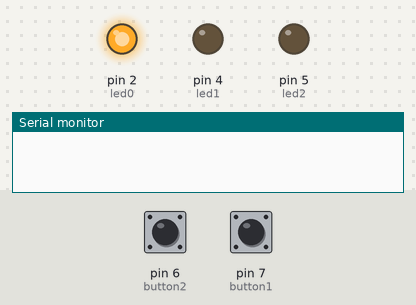
Recording of a sketch running on a simulated Arduino Uno, built with avr-gcc and run on an emulated ATmega328P. On the bench: output pins drawn as LEDs (lit = HIGH), the last lines printed to the serial monitor. The inputs (shaded band) are chosen by the test bench; at power-on: pin 7 (button1) LOW, pin 6 (button2) LOW. Pins used as bus, display or sensor lines are not drawn.

Above: at 1.2 s.
1.3 s: pin 7 (button1) pulled HIGH for 0.15 s
At 1.9 s:
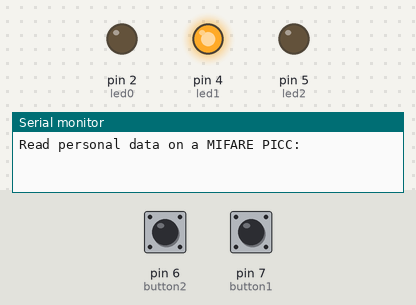
2.9 s: pin 6 (button2) pulled HIGH for 0.15 s
At 3.2 s:
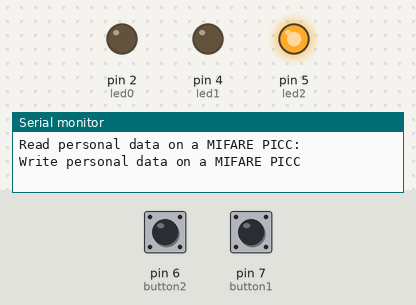
6.0 s: pin 7 (button1) pulled HIGH for 1 s
At 7.1 s:
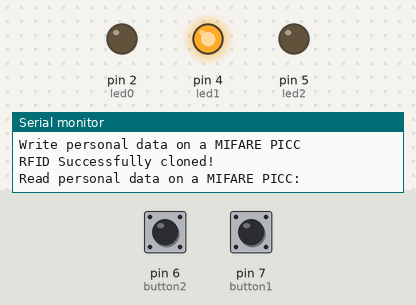
8.5 s: pin 6 (button2) pulled HIGH for 1 s
At 9.1 s:
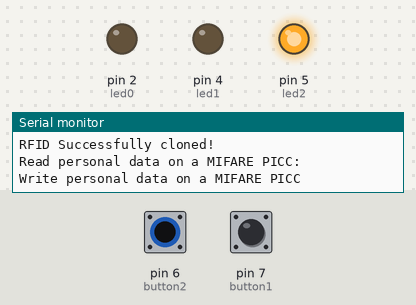
11.0 s: pin 7 (button1) pulled HIGH for 3.2 s
At 12.5 s:
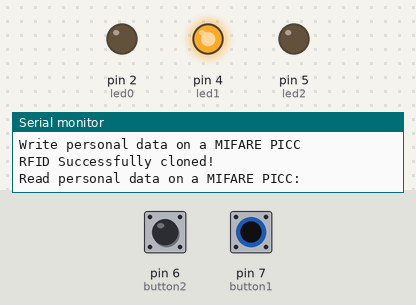
Timing chart, 0 to 14.0 s (numbered marks = the images above; inputs shaded):
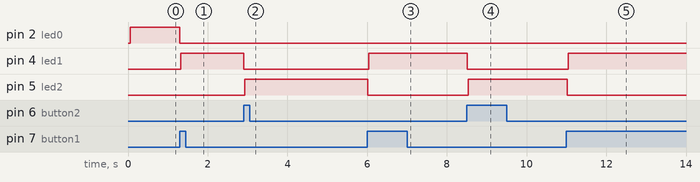

The sketch:

RFIDCloner.ino
```cpp
/*
 * Write personal data of a MIFARE RFID card using a RFID-RC522 reader
 * Uses MFRC522 - Library to use ARDUINO RFID MODULE KIT 13.56 MHZ WITH TAGS SPI W AND R BY COOQROBOT.
 * -----------------------------------------------------------------------------------------
 *             MFRC522      Arduino       Arduino   Arduino    Arduino          Arduino
 *             Reader/PCD   Uno/101       Mega      Nano v3    Leonardo/Micro   Pro Micro
 * Signal      Pin          Pin           Pin       Pin        Pin              Pin
 * -----------------------------------------------------------------------------------------
 * RST/Reset   RST          9             5         D9         RESET/ICSP-5     RST
 * SPI SS      SDA(SS)      10            53        D10        10               10
 * SPI MOSI    MOSI         11 / ICSP-4   51        D11        ICSP-4           16
 * SPI MISO    MISO         12 / ICSP-1   50        D12        ICSP-1           14
 * SPI SCK     SCK          13 / ICSP-3   52        D13        ICSP-3           15
 *
 * Hardware required:
 * Arduino
 * PCD (Proximity Coupling Device): NXP MFRC522 Contactless Reader IC
 * PICC (Proximity Integrated Circuit Card): A card or tag using the ISO 14443A interface, eg Mifare or NTAG203.
 * The reader can be found on eBay for around 5 dollars. Search for "mf-rc522" on ebay.com.
 */

#include <SPI.h>
#include <MFRC522.h>

#define RST_PIN         9           // Configurable, see typical pin layout above
#define SS_PIN          10          // Configurable, see typical pin layout above

#define button1         7
#define button2         6

#define led0            2
#define led1            4
#define led2            5

MFRC522 mfrc522(SS_PIN, RST_PIN);   // Create MFRC522 instance

// Auxiliary variables
int presentStep = 0;
int buttonState;

byte buffer2[18];
byte block = 1;

void setupRfid() {
  SPI.begin();               // Init SPI bus
  mfrc522.PCD_Init();        // Init MFRC522 card
  //Serial.println(F("Write personal data on a MIFARE PICC "));
}

void setupButtons() {
  pinMode(button1, INPUT);
  pinMode(button2, INPUT);
}

void setupLeds() {
  pinMode(led0, OUTPUT);
  pinMode(led1, OUTPUT);
  pinMode(led2, OUTPUT);
}

void setup() {
  Serial.begin(9600);        // Initialize serial communications with the PC

  setupRfid();

  setupButtons();

  setupLeds();

}

void writeData () {

  // Prepare key - all keys are set to FFFFFFFFFFFFh at chip delivery from the factory.
  MFRC522::MIFARE_Key key;
  for (byte i = 0; i < 6; i++) key.keyByte[i] = 0xFF;

  // Reset the loop if no new card present on the sensor/reader. This saves the entire process when idle.
  if ( ! mfrc522.PICC_IsNewCardPresent()) {
    return;
  }

  // Select one of the cards
  if ( ! mfrc522.PICC_ReadCardSerial()) {
    return;
  }

  Serial.print(F("Card UID:"));    //Dump UID
  for (byte i = 0; i < mfrc522.uid.size; i++) {
    Serial.print(mfrc522.uid.uidByte[i] < 0x10 ? " 0" : " ");
    Serial.print(mfrc522.uid.uidByte[i], HEX);
  }
  Serial.print(F(" PICC type: "));   // Dump PICC type
  MFRC522::PICC_Type piccType = mfrc522.PICC_GetType(mfrc522.uid.sak);
  Serial.println(mfrc522.PICC_GetTypeName(piccType));

  byte buffer[34];
  byte block;
  MFRC522::StatusCode status;
  byte len;

  block = 1;
  //Serial.println(F("Authenticating using key A..."));
  status = mfrc522.PCD_Authenticate(MFRC522::PICC_CMD_MF_AUTH_KEY_A, block, &key, &(mfrc522.uid));
  if (status != MFRC522::STATUS_OK) {
    Serial.print(F("PCD_Authenticate() failed: "));
    Serial.println(mfrc522.GetStatusCodeName(status));
    return;
  }
  else Serial.println(F("PCD_Authenticate() success: "));

  // Write block
  status = mfrc522.MIFARE_Write(block, buffer2, 16);
  if (status != MFRC522::STATUS_OK) {
    Serial.print(F("MIFARE_Write() failed: "));
    Serial.println(mfrc522.GetStatusCodeName(status));
    return;
  }
  else Serial.println(F("MIFARE_Write() success: "));

  block = 2;
  //Serial.println(F("Authenticating using key A..."));
  status = mfrc522.PCD_Authenticate(MFRC522::PICC_CMD_MF_AUTH_KEY_A, block, &key, &(mfrc522.uid));
  if (status != MFRC522::STATUS_OK) {
    Serial.print(F("PCD_Authenticate() failed: "));
    Serial.println(mfrc522.GetStatusCodeName(status));
    return;
  }

  // Write block
  status = mfrc522.MIFARE_Write(block, &buffer[16], 16);
  if (status != MFRC522::STATUS_OK) {
    Serial.print(F("MIFARE_Write() failed: "));
    Serial.println(mfrc522.GetStatusCodeName(status));
    return;
  }
  else Serial.println(F("MIFARE_Write() success: "));

  Serial.println(" ");
  mfrc522.PICC_HaltA(); // Halt PICC
  mfrc522.PCD_StopCrypto1();  // Stop encryption on PCD
}

void readData() {
  // Prepare key - all keys are set to FFFFFFFFFFFFh at chip delivery from the factory.
  MFRC522::MIFARE_Key key;
  for (byte i = 0; i < 6; i++) key.keyByte[i] = 0xFF;

  //some variables we need

  byte len;
  MFRC522::StatusCode status;

  //-------------------------------------------

  // Reset the loop if no new card present on the sensor/reader. This saves the entire process when idle.
  if ( ! mfrc522.PICC_IsNewCardPresent()) {
    return;
  }

  // Select one of the cards
  if ( ! mfrc522.PICC_ReadCardSerial()) {
    return;
  }

  Serial.println(F("**Card Detected:**"));

  //-------------------------------------------

  mfrc522.PICC_DumpDetailsToSerial(&(mfrc522.uid)); //dump some details about the card

  //mfrc522.PICC_DumpToSerial(&(mfrc522.uid));      //uncomment this to see all blocks in hex

  //-------------------------------------------

  Serial.print(F("Password: "));

  //---------------------------------------- GET LAST NAME

  status = mfrc522.PCD_Authenticate(MFRC522::PICC_CMD_MF_AUTH_KEY_A, 1, &key, &(mfrc522.uid)); //line 834
  if (status != MFRC522::STATUS_OK) {
    Serial.print(F("Authentication failed: "));
    Serial.println(mfrc522.GetStatusCodeName(status));
    return;
  }

  status = mfrc522.MIFARE_Read(block, buffer2, &len);
  if (status != MFRC522::STATUS_OK) {
    Serial.print(F("Reading failed: "));
    Serial.println(mfrc522.GetStatusCodeName(status));
    return;
  }

  //PRINT LAST NAME
  for (uint8_t i = 0; i < 16; i++) {
    Serial.write(buffer2[i] );
  }


  //----------------------------------------

  Serial.println(F("\n**End Reading**\n"));

  delay(1000); //change value if you want to read cards faster

  mfrc522.PICC_HaltA();
  mfrc522.PCD_StopCrypto1();
}

void loop() {
  if (presentStep == 0) {
    //LED Vermelho
    digitalWrite(led0, HIGH);

    buttonState = digitalRead(button1);

    //Serial.println(buttonState);

    if (buttonState == HIGH) {
      digitalWrite(led0, LOW);

      presentStep = 1;

      Serial.println(F("Read personal data on a MIFARE PICC:"));    //shows in serial that it is ready to read
    }

  } else if (presentStep == 1) {
    readData();

    digitalWrite(led1, HIGH);

    buttonState = digitalRead(button2);

    if (buttonState == HIGH) {
      digitalWrite(led1, LOW);

      presentStep = 2;

      Serial.println(F("Write personal data on a MIFARE PICC "));
    }

  } else if (presentStep == 2) {
    //LED Verde

    writeData();

    digitalWrite(led2, HIGH);

    buttonState = digitalRead(button1);

    if (buttonState == HIGH) {
      digitalWrite(led2, LOW);

      presentStep = 0;

      Serial.println(F("RFID Successfully cloned!"));    //shows in serial that it is ready to read
    }
  }

  //writeData();

}
```

Measured:
- after the input at 1.3 s, pin 2 (led0): HIGH → LOW at once; pin 4 (led1): LOW → HIGH at once
- after the input at 2.9 s, pin 4 (led1): HIGH → LOW at once; pin 5 (led2): LOW → HIGH at once
- after the input at 6.0 s, pin 4 (led1): LOW → HIGH at once; pin 5 (led2): HIGH → LOW at once
- after the input at 8.5 s, pin 4 (led1): HIGH → LOW at once; pin 5 (led2): LOW → HIGH at once
- after the input at 11.0 s, pin 4 (led1): LOW → HIGH after 0.05 s; pin 5 (led2): HIGH → LOW at once
